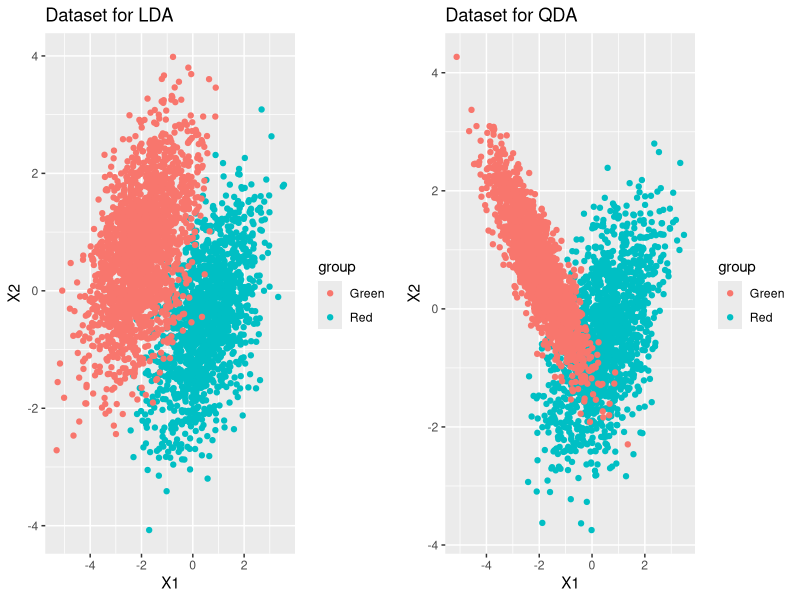

Source code (R):
## ---- chunk 1
if (!require("MASS")) install.packages("MASS")
if (!require("ggplot2")) install.packages("ggplot2")
if (!require("gridExtra")) install.packages("gridExtra")

library(MASS)
library(ggplot2)
library(grid)
library(gridExtra)

########################################
#### Generate Bivariate Normal Data ####
########################################
set.seed(12345)
bvn=function(m1,m2,sigma1,sigma2,n1,n2){
      d1 <- mvrnorm(n1, mu = m1, Sigma = sigma1 )
      d2 <- mvrnorm(n2, mu = m2, Sigma = sigma2 )
      d=rbind(d1,d2)
      colnames(d)=c("X1","X2")
      d=data.frame(d)
      d$group=c(rep("Red",n1),rep("Green",n2))
      list(data = d)
}

m_1 <- c(0.5, -0.5) # mean of the first group
m_2 <- c(-2, 0.7)  # mean of the second group
sigma_1 <- matrix(c(1,0.5,0.5,1), nrow=2) # covariance matrix
sigma_2 <- matrix(c(0.8,-0.7,-0.7,0.8), nrow=2)

# The training dataset
data_lda = bvn(m_1,m_2,sigma_1,sigma_1,n1=1500,n2=2000)$data
data_qda = bvn(m_1,m_2,sigma_1,sigma_2,n1=1500,n2=2000)$data
head(data_lda, 3)

###############################
#### Generate Test Dataset ####
###############################
test_lda = bvn(m_1,m_2,sigma_1,sigma_1,n1=100,n2=100)$data
test_qda = bvn(m_1,m_2,sigma_1,sigma_2,n1=100,n2=100)$data

###############################################
#### Scatter Plot of the Generated Dataset ####
###############################################
p1=ggplot(data_lda, aes(x=X1, y=X2)) +
    geom_point(aes(colour = group)) +
    ggtitle("Dataset for LDA")
p2=ggplot(data_qda, aes(x=X1, y=X2)) +
    geom_point(aes(colour = group)) +
    ggtitle("Dataset for QDA")
grid.arrange(p1, p2, ncol = 2)

#############
#### LDA ####
#############
m_lda=lda(group~X1+X2, data=data_lda)
m_lda

# The Confusion Matrix
m_lda.pred=predict(m_lda,test_lda)
table(true=test_lda$group, pred=m_lda.pred$class)

#############
#### QDA ####
#############
m_qda=qda(group~X1+X2, data=data_qda)
m_qda

# The Confusion Matrix
m_qda.pred=predict(m_qda,test_qda)
table(true=test_qda$group, pred=m_qda.pred$class)
